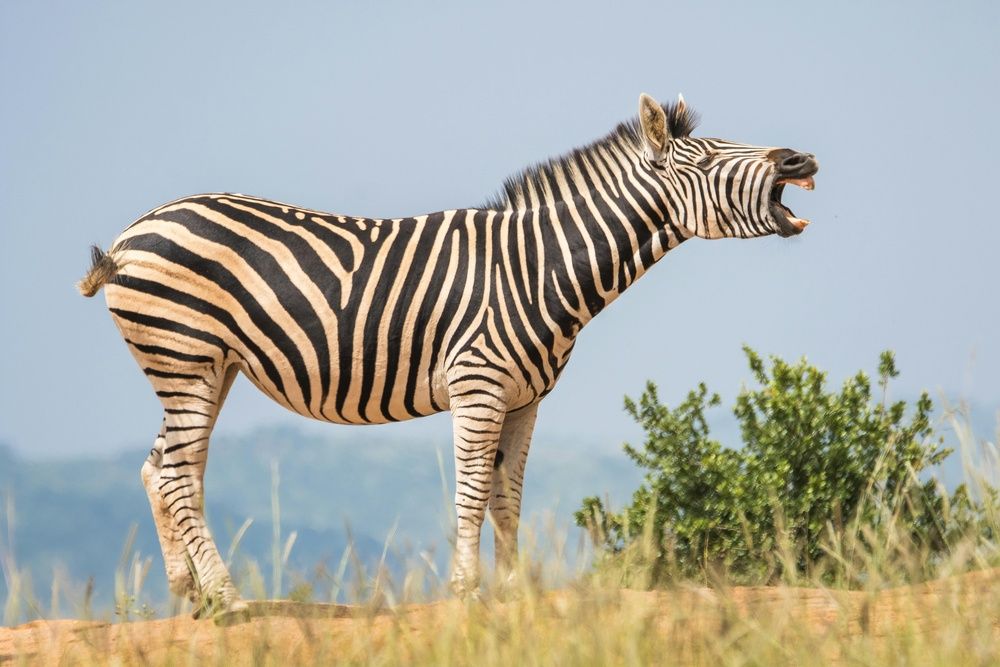
#> input picture zebra.jpg, 1000 x 667 px, shrunk from 5472 x 3648 before the run
$ jupyter execute energyPreservarion.ipynb
#> lines starting #> are read from the running program, lines starting #| are printed output that depends on the picture; long printed decimals are rounded
[cell 1]
import cv2
import numpy as np
import matplotlib.pyplot as plt

[cell 2]
def load_image(path):
#> called with path = 'zebra.jpg'
    try:
        img = cv2.imread(path, cv2.IMREAD_GRAYSCALE)
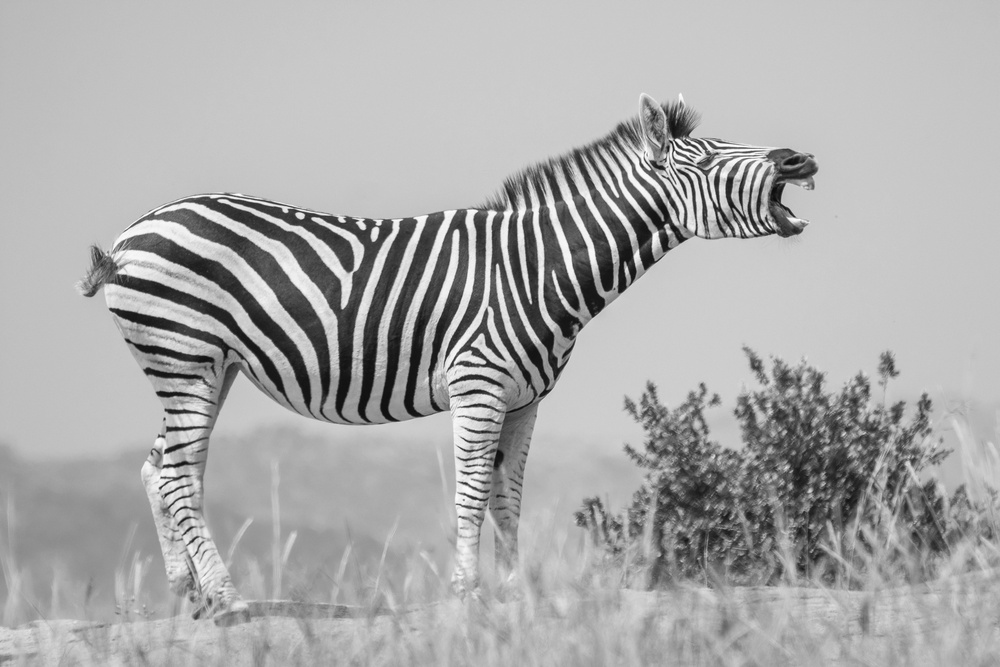
#> img: shape (667, 1000); min 9, max 255, mean 170.6
        if img is not None:
            return img
        else:
            print("Image not found")
            return None
    except Exception as e:
        print("Error in loading image")
        print(e)
        return None

[cell 3]
def compute_energy(image):
    return np.linalg.norm(img, 2, keepdims=False)

[cell 4]
def display_image(img):
    if img is not None:
        plt.imshow(img, cmap="gray")
        plt.show()
    else:
        print("Image not found")

[cell 5]
def computeFFT(img):
    return np.fft.fft2(img, norm="ortho")

[cell 6]
img_path = "zebra.jpg"
img = load_image(img_path)
imgEnergy = compute_energy(img)
#> imgEnergy = 140193.1
print("The energy of the original image is : ", imgEnergy)
#| The energy of the original image is :  140193.134

transformed_img = computeFFT(img)
trans_imgEnergy = compute_energy(transformed_img)
#> trans_imgEnergy = 140193.1
print("The energy of the Transformed image is : ", trans_imgEnergy)
#| The energy of the Transformed image is :  140193.134

absTransformedImg = np.log(np.absolute(transformed_img))
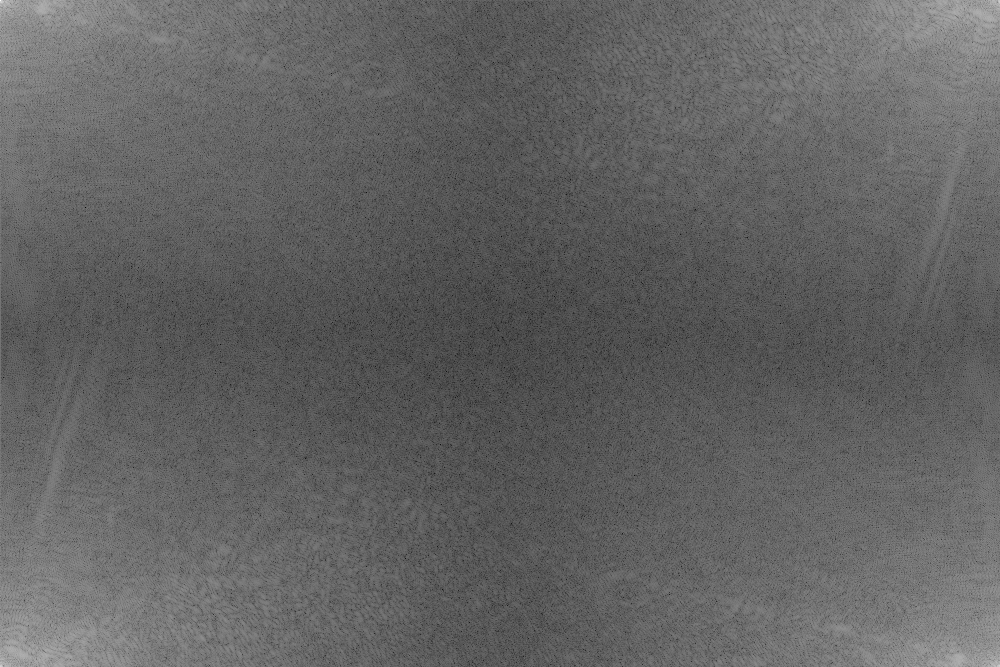
#> absTransformedImg: shape (667, 1000) float64; min -4.81, max 11.84, mean 1.65; drawn with min black and max white

print(
    "The ratio of Original image : Transformed image =  ", imgEnergy / trans_imgEnergy
)
#| The ratio of Original image : Transformed image =   1.0

print("The Original image :")
display_image(img)
print("The Transformed image : ")
display_image(absTransformedImg)

$ run again, with hotairbaloon.jpg copied over zebra.jpg
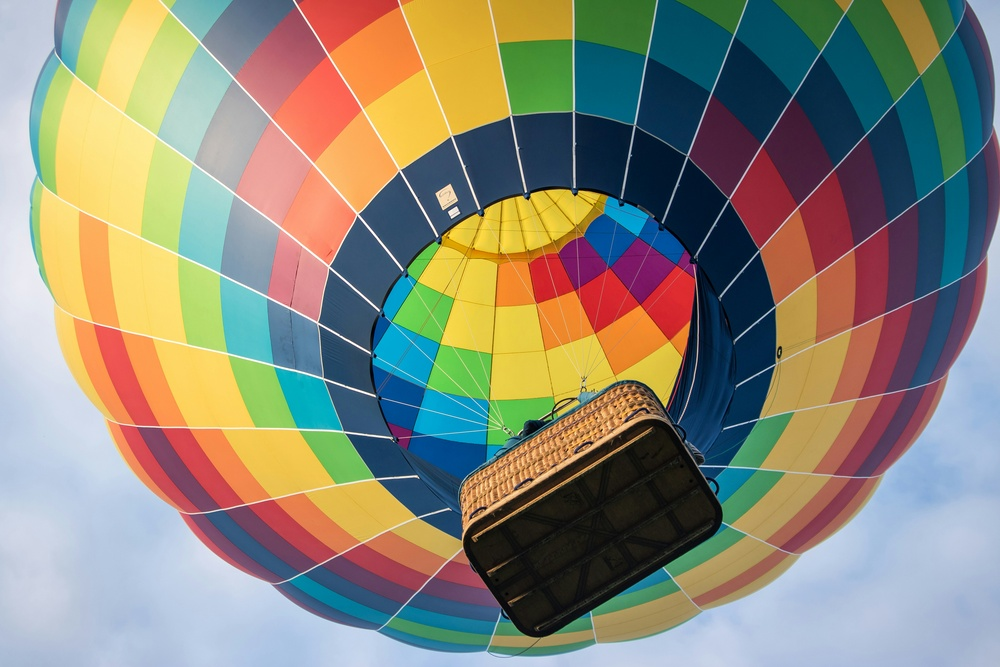
#> input picture hotairbaloon.jpg, 1000 x 667 px, shrunk from 6000 x 4000 before the run
#> in load_image, `img = cv2.imread(path, cv2.IMREAD_GRAYSCALE)`:
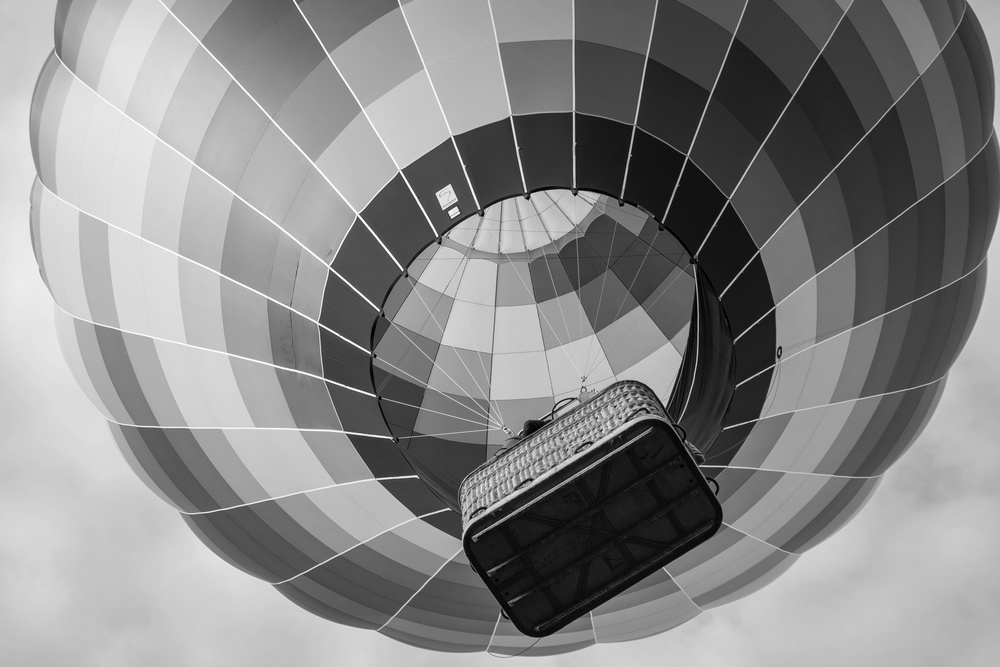
#> img: shape (667, 1000); min 0, max 255, mean 135.2
#> imgEnergy = 115966.7
#| The energy of the original image is :  115966.741
#| The energy of the Transformed image is :  115966.741
#> `absTransformedImg = np.log(np.absolute(transformed_img))`:
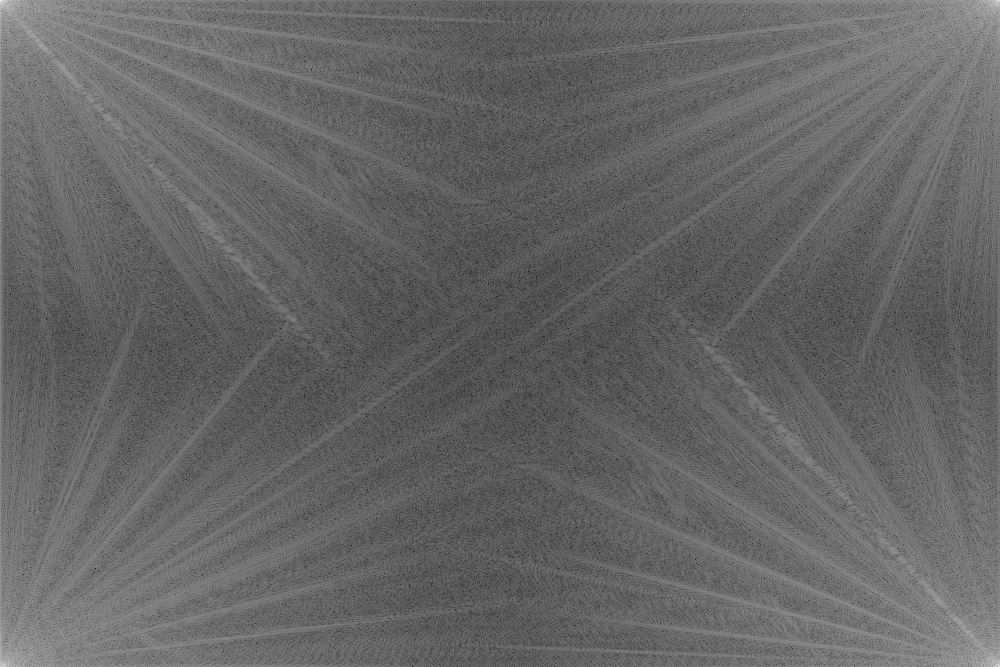
#> absTransformedImg: shape (667, 1000) float64; min -4.72, max 11.61, mean 1.79; drawn with min black and max white
#| The ratio of Original image : Transformed image =   1.0
